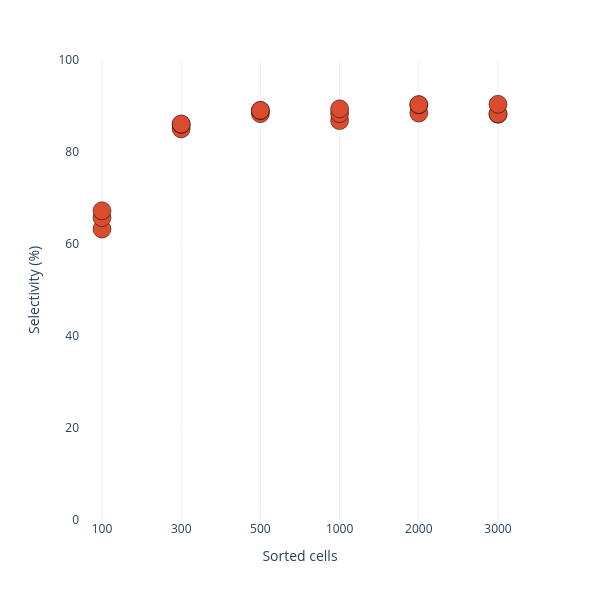

Here is the notebook cell this chart was saved with:
### Markdown cell above
# Supplementary Figure 2b
Phosphopeptide selectivity (% phospho precursors) per sorted-cell number. Selectivity is a precursor-level enrichment-specificity metric, independent of Class I site localization — the original per-cell-number selectivity exports are reused unchanged.

### Code cell
# Suppl 2b - selectivity (REUSED original exports; not affected by Class I recount).
# Source: per-cell-number selectivity tables from the original figure3 analysis.
SEL_DIR = Path(r'Z:\Denys_nanoPhos\PRIDE\analysis_data\figure3')
sel_cell_order = [100, 300, 500, 1000, 2000, 3000]

sel = []
for n in sel_cell_order:
    df = pd.read_csv(SEL_DIR / f'selectivity_{n}cells.tsv', sep='\t')
    sel.append(df.set_index('XLabel').apply(np.sum, axis=1).tolist())

ids = np.repeat([str(n) for n in sel_cell_order], [len(s) for s in sel]).tolist()
df_sel = pd.DataFrame({'Selectivity': [v for s in sel for v in s], 'ID': ids})
print(df_sel.groupby('ID', sort=False)['Selectivity'].agg(['count', 'mean']).round(2).to_string())

fig = px.strip(df_sel, y='Selectivity', x='ID', orientation='h',
               category_orders={'ID': [str(n) for n in sel_cell_order]})
fig.update_layout(width=600, height=600, template='plotly_white', showlegend=False,
                  xaxis_title='Sorted cells', yaxis_title='Selectivity (%)')
fig.update_traces(marker=dict(size=18, color='#db4c2e', line=dict(width=0.5, color='black')))
fig.update_yaxes(range=[0, 100], showgrid=True, gridwidth=0.1, gridcolor='#F3F2F2')
fig.show()
# fig.write_image(r'D:\Projects\nanoPhos\figures_upd\figure3\suppl_figure2b.pdf', width=600, height=600)

### Figure 1 — Plotly figure (JSON) as saved in the notebook; plotly's stock layout.template omitted (floating-point values rounded to 4 significant figures)
{"data": [{"alignmentgroup": "True", "boxpoints": "all", "fillcolor": "rgba(255,255,255,0)", "hoveron": "points", "hovertemplate": "ID=%{x}<br>Selectivity=%{y}<extra></extra>", "legendgroup": "", "line": {"color": "rgba(255,255,255,0)"}, "marker": {"color": "#db4c2e", "line": {"color": "black", "width": 0.5}, "size": 18}, "name": "", "offsetgroup": "", "orientation": "h", "pointpos": 0, "showlegend": false, "type": "box", "x": ["100", "100", "100", "300", "300", "300", "500", "500", "500", "1000", "1000", "1000", "2000", "2000", "2000", "3000", "3000", "3000"], "x0": " ", "xaxis": "x", "y": [63.26, 65.74, 67.23, 85.02, 85.99, 86.1, 89.06, 89.01, 88.34, 88.34, 89.38, 86.82, 88.46, 90.32, 90.25, 90.38, 88.2, 88.29], "y0": " ", "yaxis": "y"}], "layout": {"boxmode": "group", "height": 600, "legend": {"tracegroupgap": 0}, "margin": {"t": 60}, "showlegend": false, "width": 600, "xaxis": {"anchor": "y", "categoryarray": ["100", "300", "500", "1000", "2000", "3000"], "categoryorder": "array", "domain": [0, 1], "title": {"text": "Sorted cells"}}, "yaxis": {"anchor": "x", "domain": [0, 1], "gridcolor": "#F3F2F2", "gridwidth": 0.1, "range": [0, 100], "showgrid": true, "title": {"text": "Selectivity (%)"}}}}
